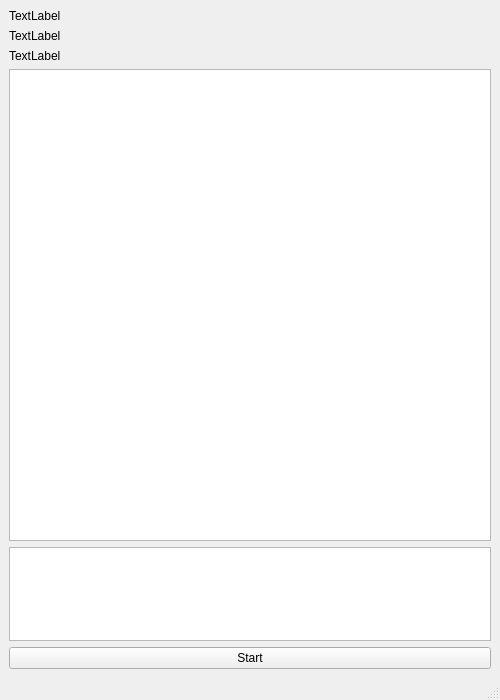
<?xml version="1.0" encoding="UTF-8"?>
<ui version="4.0">
 <class>MainWindow</class>
 <widget class="QMainWindow" name="MainWindow">
  <property name="geometry">
   <rect>
    <x>0</x>
    <y>0</y>
    <width>500</width>
    <height>700</height>
   </rect>
  </property>
  <property name="sizePolicy">
   <sizepolicy hsizetype="Preferred" vsizetype="Preferred">
    <horstretch>0</horstretch>
    <verstretch>10</verstretch>
   </sizepolicy>
  </property>
  <property name="windowTitle">
   <string>MainWindow</string>
  </property>
  <widget class="QWidget" name="centralwidget">
   <layout class="QVBoxLayout" name="verticalLayout_2">
    <item>
     <widget class="QLabel" name="lblX">
      <property name="text">
       <string>TextLabel</string>
      </property>
     </widget>
    </item>
    <item>
     <widget class="QLabel" name="lblY">
      <property name="text">
       <string>TextLabel</string>
      </property>
     </widget>
    </item>
    <item>
     <widget class="QLabel" name="label">
      <property name="text">
       <string>TextLabel</string>
      </property>
     </widget>
    </item>
    <item>
     <widget class="qfi_AI" name="AI">
      <property name="sizePolicy">
       <sizepolicy hsizetype="Expanding" vsizetype="Expanding">
        <horstretch>0</horstretch>
        <verstretch>10</verstretch>
       </sizepolicy>
      </property>
     </widget>
    </item>
    <item>
     <widget class="QTextEdit" name="txtStatus">
      <property name="sizePolicy">
       <sizepolicy hsizetype="Expanding" vsizetype="Expanding">
        <horstretch>0</horstretch>
        <verstretch>2</verstretch>
       </sizepolicy>
      </property>
     </widget>
    </item>
    <item>
     <widget class="QPushButton" name="btnRead">
      <property name="text">
       <string>Start</string>
      </property>
     </widget>
    </item>
   </layout>
  </widget>
  <widget class="QMenuBar" name="menubar">
   <property name="geometry">
    <rect>
     <x>0</x>
     <y>0</y>
     <width>500</width>
     <height>22</height>
    </rect>
   </property>
  </widget>
  <widget class="QStatusBar" name="statusbar"/>
 </widget>
 <customwidgets>
  <customwidget>
   <class>qfi_AI</class>
   <extends>QGraphicsView</extends>
   <header location="global">qfi/qfi_AI.h</header>
  </customwidget>
 </customwidgets>
 <resources/>
 <connections/>
</ui>
